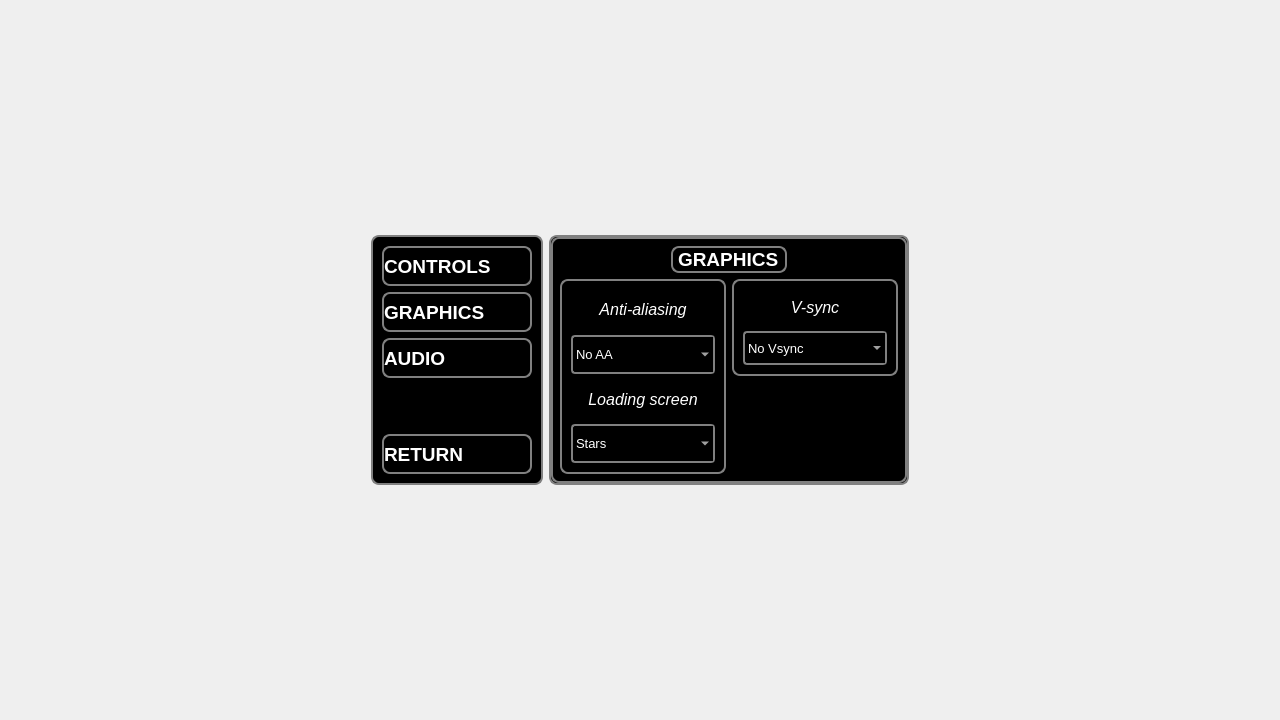
<?xml version="1.0" encoding="UTF-8"?>
<ui version="4.0">
 <class>Options</class>
 <widget class="QWidget" name="Options">
  <property name="enabled">
   <bool>true</bool>
  </property>
  <property name="geometry">
   <rect>
    <x>0</x>
    <y>0</y>
    <width>1280</width>
    <height>720</height>
   </rect>
  </property>
  <property name="minimumSize">
   <size>
    <width>640</width>
    <height>480</height>
   </size>
  </property>
  <property name="windowTitle">
   <string>Form</string>
  </property>
  <layout class="QGridLayout" name="gridLayout_2">
   <item row="0" column="1">
    <spacer name="verticalSpacer_2">
     <property name="orientation">
      <enum>Qt::Vertical</enum>
     </property>
     <property name="sizeHint" stdset="0">
      <size>
       <width>20</width>
       <height>40</height>
      </size>
     </property>
    </spacer>
   </item>
   <item row="1" column="4">
    <spacer name="horizontalSpacer_2">
     <property name="orientation">
      <enum>Qt::Horizontal</enum>
     </property>
     <property name="sizeHint" stdset="0">
      <size>
       <width>80</width>
       <height>20</height>
      </size>
     </property>
    </spacer>
   </item>
   <item row="2" column="1">
    <spacer name="verticalSpacer_3">
     <property name="orientation">
      <enum>Qt::Vertical</enum>
     </property>
     <property name="sizeHint" stdset="0">
      <size>
       <width>20</width>
       <height>40</height>
      </size>
     </property>
    </spacer>
   </item>
   <item row="1" column="0">
    <spacer name="horizontalSpacer">
     <property name="orientation">
      <enum>Qt::Horizontal</enum>
     </property>
     <property name="sizeHint" stdset="0">
      <size>
       <width>80</width>
       <height>20</height>
      </size>
     </property>
    </spacer>
   </item>
   <item row="1" column="3">
    <widget class="QStackedWidget" name="stackedWidget">
     <property name="sizePolicy">
      <sizepolicy hsizetype="Minimum" vsizetype="Expanding">
       <horstretch>0</horstretch>
       <verstretch>0</verstretch>
      </sizepolicy>
     </property>
     <property name="styleSheet">
      <string notr="true">QObject{
border: 2px solid gray;
background: black;
color: white;
border-radius: 8px;
}
QComboBox{
border-radius: 4px;
}
QComboBox:hover{
border-color: Tomato;
}</string>
     </property>
     <property name="currentIndex">
      <number>1</number>
     </property>
     <widget class="QWidget" name="page">
      <property name="sizePolicy">
       <sizepolicy hsizetype="Minimum" vsizetype="Preferred">
        <horstretch>0</horstretch>
        <verstretch>0</verstretch>
       </sizepolicy>
      </property>
      <widget class="QLabel" name="label">
       <property name="geometry">
        <rect>
         <x>120</x>
         <y>10</y>
         <width>91</width>
         <height>41</height>
        </rect>
       </property>
       <property name="font">
        <font>
         <pointsize>12</pointsize>
        </font>
       </property>
       <property name="text">
        <string>CONTROLS</string>
       </property>
      </widget>
     </widget>
     <widget class="QWidget" name="page_2">
      <layout class="QGridLayout" name="gridLayout_3">
       <item row="0" column="1" colspan="2">
        <widget class="QLabel" name="label_3">
         <property name="sizePolicy">
          <sizepolicy hsizetype="Preferred" vsizetype="Preferred">
           <horstretch>0</horstretch>
           <verstretch>0</verstretch>
          </sizepolicy>
         </property>
         <property name="font">
          <font>
           <family>Leelawadee UI</family>
           <pointsize>14</pointsize>
           <weight>75</weight>
           <bold>true</bold>
          </font>
         </property>
         <property name="styleSheet">
          <string notr="true">QLabel {
text-align: center;
}</string>
         </property>
         <property name="text">
          <string>GRAPHICS</string>
         </property>
        </widget>
       </item>
       <item row="0" column="3">
        <spacer name="horizontalSpacer_4">
         <property name="orientation">
          <enum>Qt::Horizontal</enum>
         </property>
         <property name="sizeHint" stdset="0">
          <size>
           <width>105</width>
           <height>20</height>
          </size>
         </property>
        </spacer>
       </item>
       <item row="0" column="0">
        <spacer name="horizontalSpacer_3">
         <property name="orientation">
          <enum>Qt::Horizontal</enum>
         </property>
         <property name="sizeHint" stdset="0">
          <size>
           <width>105</width>
           <height>20</height>
          </size>
         </property>
        </spacer>
       </item>
       <item row="2" column="3">
        <spacer name="verticalSpacer_5">
         <property name="orientation">
          <enum>Qt::Vertical</enum>
         </property>
         <property name="sizeHint" stdset="0">
          <size>
           <width>20</width>
           <height>40</height>
          </size>
         </property>
        </spacer>
       </item>
       <item row="3" column="3">
        <spacer name="verticalSpacer_4">
         <property name="orientation">
          <enum>Qt::Vertical</enum>
         </property>
         <property name="sizeHint" stdset="0">
          <size>
           <width>20</width>
           <height>40</height>
          </size>
         </property>
        </spacer>
       </item>
       <item row="1" column="0" rowspan="4" colspan="2">
        <widget class="QFrame" name="frame_2">
         <property name="sizePolicy">
          <sizepolicy hsizetype="Minimum" vsizetype="Minimum">
           <horstretch>0</horstretch>
           <verstretch>0</verstretch>
          </sizepolicy>
         </property>
         <property name="frameShape">
          <enum>QFrame::StyledPanel</enum>
         </property>
         <property name="frameShadow">
          <enum>QFrame::Raised</enum>
         </property>
         <layout class="QVBoxLayout" name="verticalLayout">
          <item>
           <widget class="QLabel" name="AAlabel">
            <property name="sizePolicy">
             <sizepolicy hsizetype="Preferred" vsizetype="Minimum">
              <horstretch>0</horstretch>
              <verstretch>0</verstretch>
             </sizepolicy>
            </property>
            <property name="font">
             <font>
              <pointsize>12</pointsize>
              <italic>true</italic>
             </font>
            </property>
            <property name="layoutDirection">
             <enum>Qt::LeftToRight</enum>
            </property>
            <property name="styleSheet">
             <string notr="true">border: transparent;</string>
            </property>
            <property name="text">
             <string>Anti-aliasing</string>
            </property>
            <property name="alignment">
             <set>Qt::AlignCenter</set>
            </property>
           </widget>
          </item>
          <item>
           <widget class="QComboBox" name="AAbox">
            <property name="sizePolicy">
             <sizepolicy hsizetype="Minimum" vsizetype="Minimum">
              <horstretch>0</horstretch>
              <verstretch>0</verstretch>
             </sizepolicy>
            </property>
            <property name="minimumSize">
             <size>
              <width>120</width>
              <height>30</height>
             </size>
            </property>
            <property name="font">
             <font>
              <pointsize>10</pointsize>
             </font>
            </property>
            <property name="styleSheet">
             <string notr="true"/>
            </property>
            <item>
             <property name="text">
              <string>No AA</string>
             </property>
            </item>
            <item>
             <property name="text">
              <string>2x MSAA</string>
             </property>
            </item>
            <item>
             <property name="text">
              <string>4x MSAA</string>
             </property>
            </item>
            <item>
             <property name="text">
              <string>8x MSAA</string>
             </property>
            </item>
           </widget>
          </item>
          <item>
           <widget class="QLabel" name="LSlabel">
            <property name="sizePolicy">
             <sizepolicy hsizetype="Preferred" vsizetype="Minimum">
              <horstretch>0</horstretch>
              <verstretch>0</verstretch>
             </sizepolicy>
            </property>
            <property name="font">
             <font>
              <pointsize>12</pointsize>
              <italic>true</italic>
             </font>
            </property>
            <property name="layoutDirection">
             <enum>Qt::LeftToRight</enum>
            </property>
            <property name="styleSheet">
             <string notr="true">border: transparent;</string>
            </property>
            <property name="text">
             <string>Loading screen</string>
            </property>
            <property name="alignment">
             <set>Qt::AlignCenter</set>
            </property>
           </widget>
          </item>
          <item>
           <widget class="QComboBox" name="LSbox">
            <property name="sizePolicy">
             <sizepolicy hsizetype="Minimum" vsizetype="Minimum">
              <horstretch>0</horstretch>
              <verstretch>0</verstretch>
             </sizepolicy>
            </property>
            <property name="minimumSize">
             <size>
              <width>120</width>
              <height>30</height>
             </size>
            </property>
            <property name="font">
             <font>
              <pointsize>10</pointsize>
             </font>
            </property>
            <property name="styleSheet">
             <string notr="true"/>
            </property>
            <item>
             <property name="text">
              <string>Stars</string>
             </property>
            </item>
            <item>
             <property name="text">
              <string>Beautiful ocean</string>
             </property>
            </item>
           </widget>
          </item>
         </layout>
        </widget>
       </item>
       <item row="1" column="2" colspan="2">
        <widget class="QFrame" name="frame_3">
         <property name="sizePolicy">
          <sizepolicy hsizetype="Minimum" vsizetype="Preferred">
           <horstretch>0</horstretch>
           <verstretch>1</verstretch>
          </sizepolicy>
         </property>
         <property name="frameShape">
          <enum>QFrame::StyledPanel</enum>
         </property>
         <property name="frameShadow">
          <enum>QFrame::Raised</enum>
         </property>
         <layout class="QVBoxLayout" name="verticalLayout_2">
          <item>
           <widget class="QLabel" name="VSlabel">
            <property name="sizePolicy">
             <sizepolicy hsizetype="Preferred" vsizetype="Minimum">
              <horstretch>0</horstretch>
              <verstretch>0</verstretch>
             </sizepolicy>
            </property>
            <property name="font">
             <font>
              <pointsize>12</pointsize>
              <italic>true</italic>
             </font>
            </property>
            <property name="layoutDirection">
             <enum>Qt::LeftToRight</enum>
            </property>
            <property name="styleSheet">
             <string notr="true">border: transparent;</string>
            </property>
            <property name="text">
             <string>V-sync</string>
            </property>
            <property name="alignment">
             <set>Qt::AlignCenter</set>
            </property>
           </widget>
          </item>
          <item>
           <widget class="QComboBox" name="VSbox">
            <property name="sizePolicy">
             <sizepolicy hsizetype="Minimum" vsizetype="Minimum">
              <horstretch>0</horstretch>
              <verstretch>0</verstretch>
             </sizepolicy>
            </property>
            <property name="minimumSize">
             <size>
              <width>120</width>
              <height>30</height>
             </size>
            </property>
            <property name="font">
             <font>
              <pointsize>10</pointsize>
             </font>
            </property>
            <property name="styleSheet">
             <string notr="true"/>
            </property>
            <item>
             <property name="text">
              <string>No Vsync</string>
             </property>
            </item>
            <item>
             <property name="text">
              <string>Double Buffering</string>
             </property>
            </item>
            <item>
             <property name="text">
              <string>Triple Buffering</string>
             </property>
            </item>
           </widget>
          </item>
         </layout>
        </widget>
       </item>
      </layout>
     </widget>
     <widget class="QWidget" name="page_3">
      <widget class="QLabel" name="label_2">
       <property name="geometry">
        <rect>
         <x>150</x>
         <y>20</y>
         <width>71</width>
         <height>41</height>
        </rect>
       </property>
       <property name="font">
        <font>
         <pointsize>12</pointsize>
        </font>
       </property>
       <property name="text">
        <string>AUDIO</string>
       </property>
      </widget>
     </widget>
    </widget>
   </item>
   <item row="1" column="1" colspan="2">
    <widget class="QFrame" name="frame">
     <property name="sizePolicy">
      <sizepolicy hsizetype="Minimum" vsizetype="Expanding">
       <horstretch>0</horstretch>
       <verstretch>0</verstretch>
      </sizepolicy>
     </property>
     <property name="sizeIncrement">
      <size>
       <width>0</width>
       <height>0</height>
      </size>
     </property>
     <property name="font">
      <font>
       <pointsize>8</pointsize>
      </font>
     </property>
     <property name="styleSheet">
      <string notr="true">QObject{
border: 2px solid gray;
background: black;
border-radius: 8px;
}

QPushButton{
text-align: left;
color: white;
}
QPushButton:hover{
border-color: Tomato;
}
QPushButton:pressed{
border-color: Black;
}</string>
     </property>
     <property name="frameShape">
      <enum>QFrame::StyledPanel</enum>
     </property>
     <property name="frameShadow">
      <enum>QFrame::Raised</enum>
     </property>
     <layout class="QGridLayout" name="gridLayout">
      <item row="1" column="0">
       <widget class="QPushButton" name="pushButton">
        <property name="sizePolicy">
         <sizepolicy hsizetype="Preferred" vsizetype="Preferred">
          <horstretch>0</horstretch>
          <verstretch>0</verstretch>
         </sizepolicy>
        </property>
        <property name="minimumSize">
         <size>
          <width>150</width>
          <height>40</height>
         </size>
        </property>
        <property name="font">
         <font>
          <family>Leelawadee UI</family>
          <pointsize>14</pointsize>
          <weight>75</weight>
          <bold>true</bold>
         </font>
        </property>
        <property name="styleSheet">
         <string notr="true"/>
        </property>
        <property name="text">
         <string>CONTROLS</string>
        </property>
        <property name="icon">
         <iconset resource="../icons.qrc">
          <normaloff>:/interface/icons/controls0.png</normaloff>:/interface/icons/controls0.png</iconset>
        </property>
        <property name="iconSize">
         <size>
          <width>32</width>
          <height>32</height>
         </size>
        </property>
       </widget>
      </item>
      <item row="5" column="0">
       <spacer name="verticalSpacer">
        <property name="orientation">
         <enum>Qt::Vertical</enum>
        </property>
        <property name="sizeType">
         <enum>QSizePolicy::Preferred</enum>
        </property>
        <property name="sizeHint" stdset="0">
         <size>
          <width>20</width>
          <height>50</height>
         </size>
        </property>
       </spacer>
      </item>
      <item row="2" column="0">
       <widget class="QPushButton" name="pushButton_2">
        <property name="sizePolicy">
         <sizepolicy hsizetype="Minimum" vsizetype="Preferred">
          <horstretch>0</horstretch>
          <verstretch>0</verstretch>
         </sizepolicy>
        </property>
        <property name="minimumSize">
         <size>
          <width>140</width>
          <height>40</height>
         </size>
        </property>
        <property name="font">
         <font>
          <family>Leelawadee UI</family>
          <pointsize>14</pointsize>
          <weight>75</weight>
          <bold>true</bold>
         </font>
        </property>
        <property name="styleSheet">
         <string notr="true"/>
        </property>
        <property name="text">
         <string>GRAPHICS</string>
        </property>
        <property name="icon">
         <iconset resource="../icons.qrc">
          <normaloff>:/interface/icons/controls0.png</normaloff>:/interface/icons/controls0.png</iconset>
        </property>
        <property name="iconSize">
         <size>
          <width>32</width>
          <height>32</height>
         </size>
        </property>
       </widget>
      </item>
      <item row="3" column="0">
       <widget class="QPushButton" name="pushButton_3">
        <property name="sizePolicy">
         <sizepolicy hsizetype="Minimum" vsizetype="Preferred">
          <horstretch>0</horstretch>
          <verstretch>0</verstretch>
         </sizepolicy>
        </property>
        <property name="minimumSize">
         <size>
          <width>140</width>
          <height>40</height>
         </size>
        </property>
        <property name="font">
         <font>
          <family>Leelawadee UI</family>
          <pointsize>14</pointsize>
          <weight>75</weight>
          <bold>true</bold>
         </font>
        </property>
        <property name="styleSheet">
         <string notr="true"/>
        </property>
        <property name="text">
         <string>AUDIO</string>
        </property>
        <property name="icon">
         <iconset resource="../icons.qrc">
          <normaloff>:/interface/icons/controls0.png</normaloff>:/interface/icons/controls0.png</iconset>
        </property>
        <property name="iconSize">
         <size>
          <width>32</width>
          <height>32</height>
         </size>
        </property>
       </widget>
      </item>
      <item row="6" column="0">
       <widget class="QPushButton" name="pushButton_4">
        <property name="sizePolicy">
         <sizepolicy hsizetype="Minimum" vsizetype="Preferred">
          <horstretch>0</horstretch>
          <verstretch>0</verstretch>
         </sizepolicy>
        </property>
        <property name="minimumSize">
         <size>
          <width>140</width>
          <height>40</height>
         </size>
        </property>
        <property name="font">
         <font>
          <family>Leelawadee UI</family>
          <pointsize>14</pointsize>
          <weight>75</weight>
          <bold>true</bold>
         </font>
        </property>
        <property name="styleSheet">
         <string notr="true"/>
        </property>
        <property name="text">
         <string>RETURN</string>
        </property>
        <property name="icon">
         <iconset resource="../icons.qrc">
          <normaloff>:/interface/icons/quit_alt0.png</normaloff>:/interface/icons/quit_alt0.png</iconset>
        </property>
        <property name="iconSize">
         <size>
          <width>32</width>
          <height>32</height>
         </size>
        </property>
       </widget>
      </item>
     </layout>
    </widget>
   </item>
  </layout>
 </widget>
 <resources>
  <include location="../icons.qrc"/>
 </resources>
 <connections/>
</ui>
